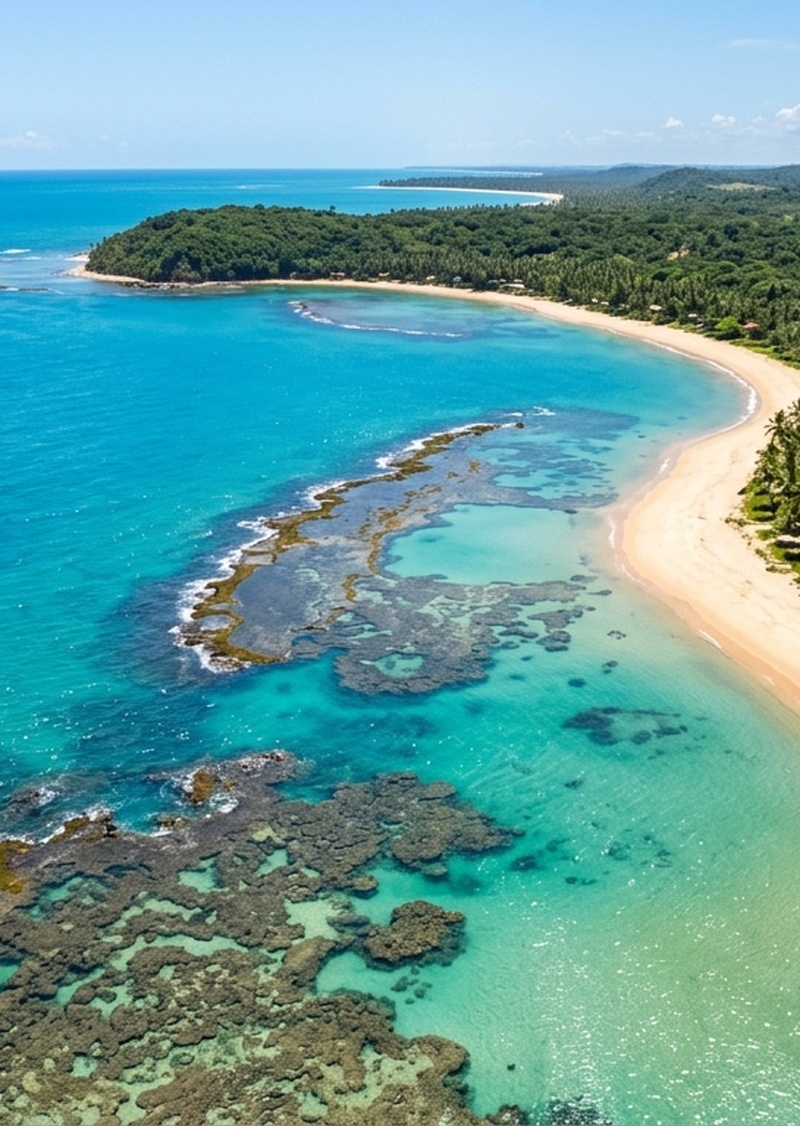
#> input picture Nobre-Transfers/scratch_img/aerial_vertical_800.jpg, 800 x 1126 px, found by its file name
$ python apply_beach_upgrade.py
#> lines starting #> are read from the running program, lines starting #| are printed output that depends on the picture
import os
import shutil
from PIL import Image

BRAIN_DIR = r"C:\Users\Paralelo 17\.gemini\antigravity\brain\332a9909-f1ea-431d-8084-eaa9f5556749"
DEST_DIR = r"assets\images\destinos"
IMG_DIR = r"assets\images"

# 1. Main Left Image: Aerial Vertical 800w & 480w (Direct 4K upgrade of user's beach drone shot)
im_air = Image.open("scratch_img/aerial_vertical_800.jpg")
#> im_air is the input picture: PIL image 800x1126 RGB; mean R, G, B 101, 160.9, 161.7
im_air.save(os.path.join(DEST_DIR, "card_arraial_800w.jpg"), quality=94)
im_air.save(os.path.join(DEST_DIR, "card_arraial_800w.webp"), quality=94)
im_air.save(os.path.join(DEST_DIR, "card_arraial.jpg"), quality=94)
im_air.save(os.path.join(DEST_DIR, "card_arraial.webp"), quality=94)

im_air_480 = im_air.resize((480, 676), Image.Resampling.LANCZOS)
im_air_480.save(os.path.join(DEST_DIR, "card_arraial_480w.jpg"), quality=94)
im_air_480.save(os.path.join(DEST_DIR, "card_arraial_480w.webp"), quality=94)

# Copy to brain dir for artifact display
im_air.save(os.path.join(BRAIN_DIR, "opcao_1_vista_aerea_4k.jpg"), quality=94)
print("Saved Option 1 (Aerial Vertical 4K)")

# 2. Option 2: Mirante das Fitinhas & Falésias
mirante_src = os.path.join(BRAIN_DIR, "arraial_mirante_falesias_1792081780273.jpg")
im_mirante = Image.open(mirante_src)
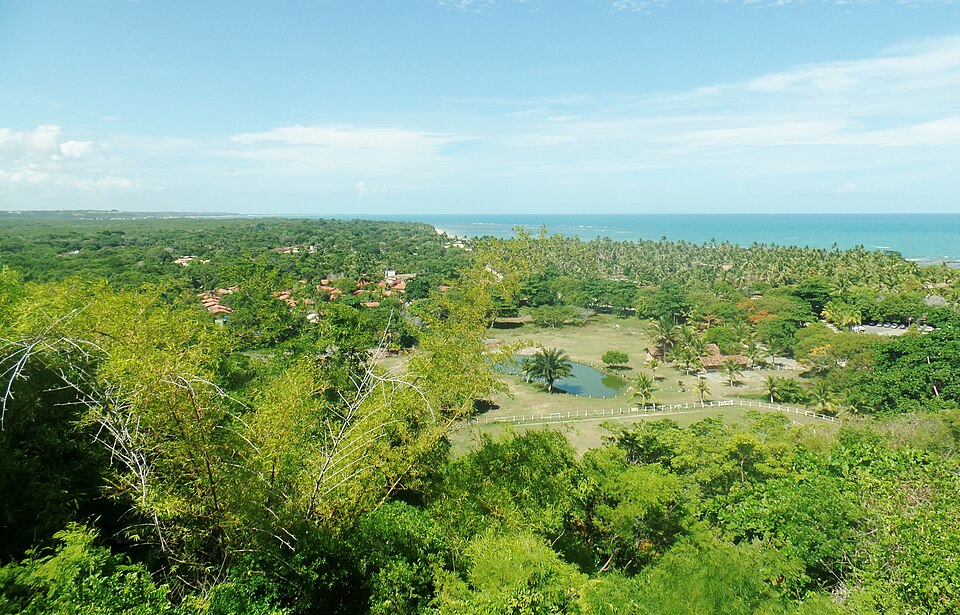
#> input picture Nobre-Transfers/scratch_img/Arraial_DAjuda_-_Porto_Se.jpg, 960 x 615 px, given in place of arraial_mirante_falesias_1792081780273.jpg, which was not available
#> im_mirante is the input picture: PIL image 960x615 RGB; mean R, G, B 132.1, 161.9, 124.1
im_mirante_card = im_mirante.resize((1280, 714), Image.Resampling.LANCZOS)
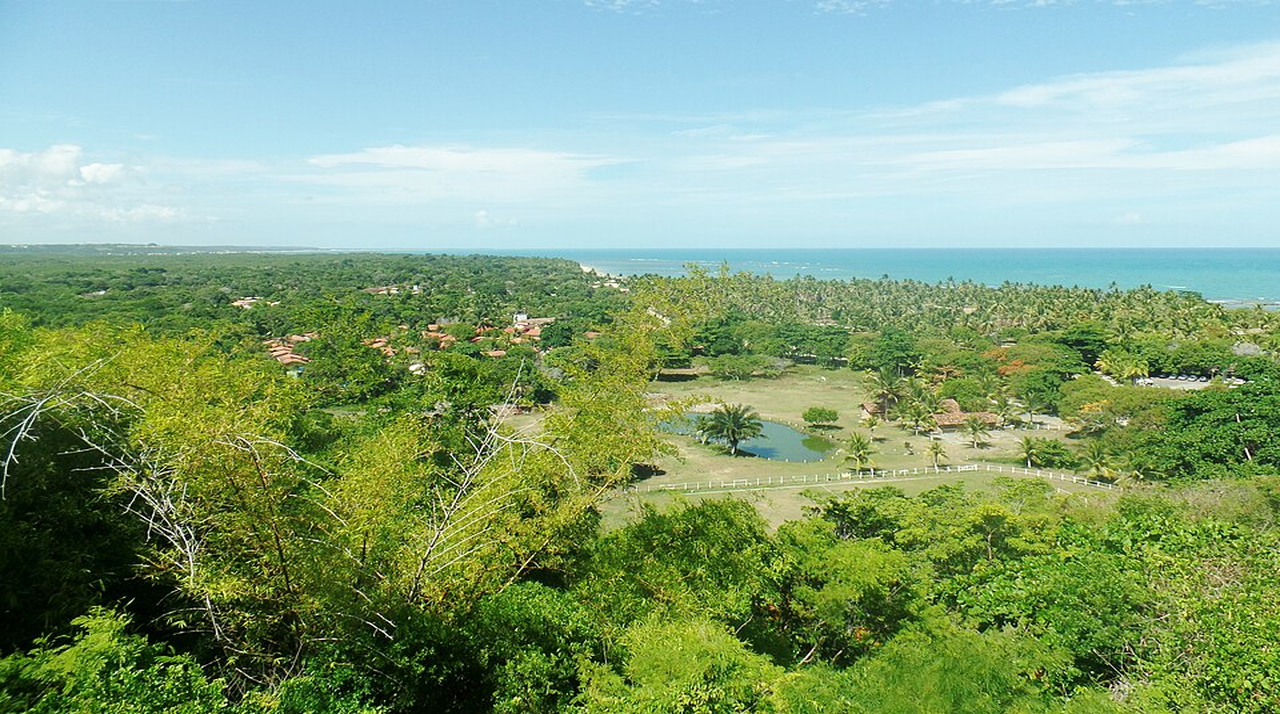
#> im_mirante_card: PIL image 1280x714 RGB; mean R, G, B 132.1, 161.9, 124.4
im_mirante_card.save(os.path.join(DEST_DIR, "arraial_mirante_card.jpg"), quality=92)
im_mirante_card.save(os.path.join(DEST_DIR, "arraial_mirante_card.webp"), quality=92)
im_mirante.save(os.path.join(BRAIN_DIR, "opcao_2_mirante_fitinhas.jpg"), quality=94)
print("Saved Option 2 (Mirante das Fitinhas)")

# 3. Option 3: Pitinga Beach View
im_pitinga = Image.open("scratch_img/pitinga_vertical_800.jpg")
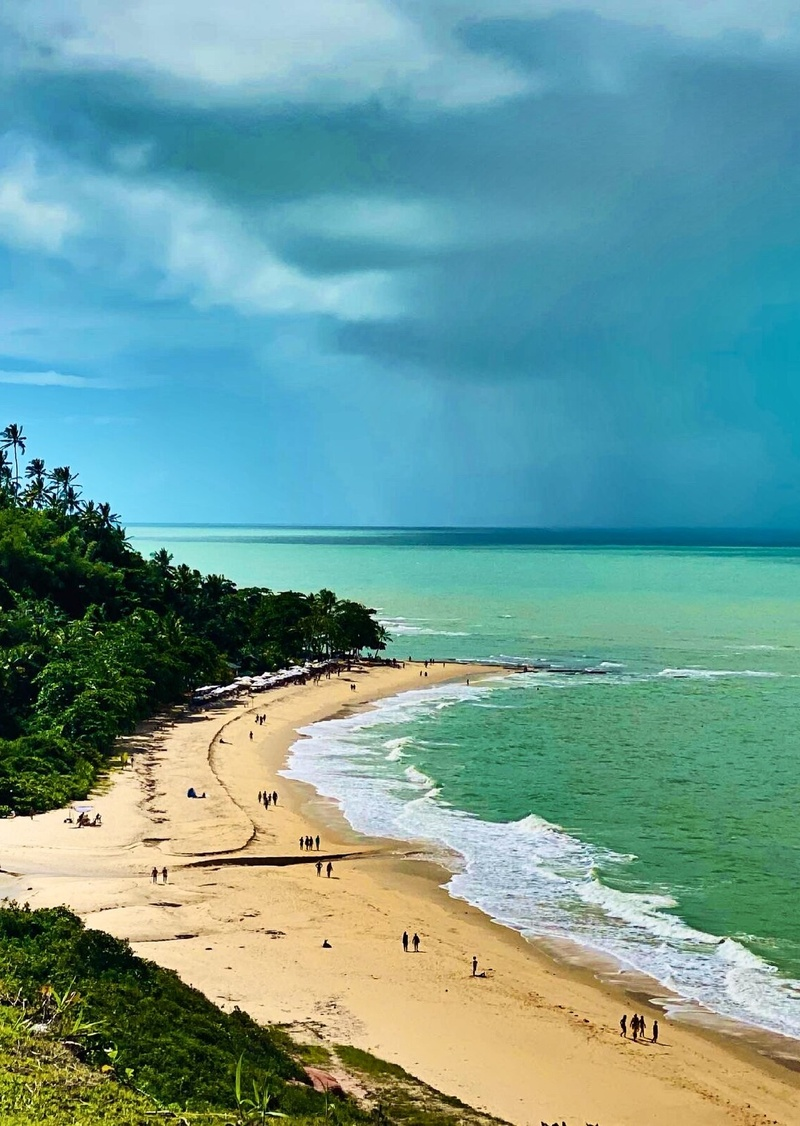
#> input picture Nobre-Transfers/scratch_img/pitinga_vertical_800.jpg, 800 x 1126 px, found by its file name
#> im_pitinga is the input picture: PIL image 800x1126 RGB; mean R, G, B 108.9, 155.1, 149.7
im_pitinga.save(os.path.join(BRAIN_DIR, "opcao_3_pitinga_mirante.jpg"), quality=94)
print("Saved Option 3 (Pitinga Mirante)")
